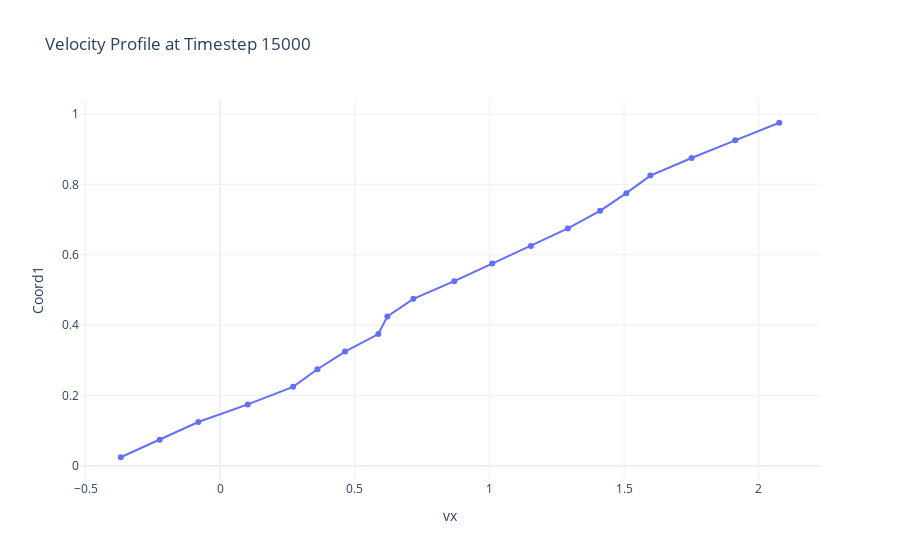

Notebook cell for this chart:
### Code cell
plot_timestep(15000)

### Figure 1 — Plotly figure (JSON) as saved in the notebook; plotly's stock layout.template omitted (floating-point values rounded to 4 significant figures)
{"data": [{"mode": "lines+markers", "name": "Timestep 15000", "type": "scatter", "x": [-0.3693, -0.2245, -0.08131, 0.1025, 0.2707, 0.3611, 0.4638, 0.5874, 0.621, 0.7176, 0.8694, 1.01, 1.154, 1.291, 1.411, 1.508, 1.598, 1.751, 1.913, 2.076], "y": [0.025, 0.075, 0.125, 0.175, 0.225, 0.275, 0.325, 0.375, 0.425, 0.475, 0.525, 0.575, 0.625, 0.675, 0.725, 0.775, 0.825, 0.875, 0.925, 0.975]}], "layout": {"title": {"text": "Velocity Profile at Timestep 15000"}, "xaxis": {"title": {"text": "vx"}}, "yaxis": {"title": {"text": "Coord1"}}}}
